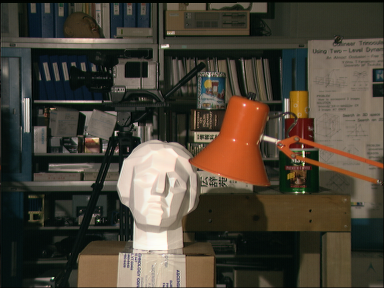
%> input picture left.png, 384 x 288 px
$ octave SemiGlobalMatching.m   (GNU Octave 9; MATLAB toolbox functions it lacks are replaced by stand-ins)
%> lines starting %> are read from the running program, lines starting %| are printed output that depends on the picture
dispLevels = 16;
p1 = 5;
p2 = 10;

% Read the stereo images as grayscale
leftImg = rgb2gray(imread('left.png'));
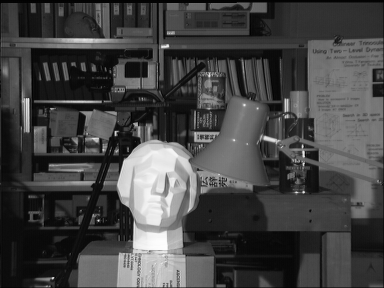
%> leftImg: size 288x384 uint8; min 0, max 253, mean 68.3
rightImg = rgb2gray(imread('right.png'));
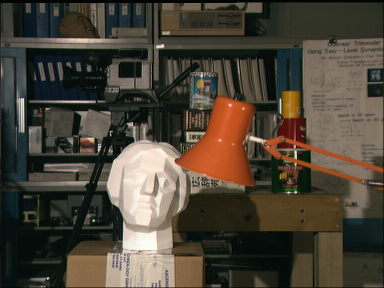
%> input picture right.png, 384 x 288 px
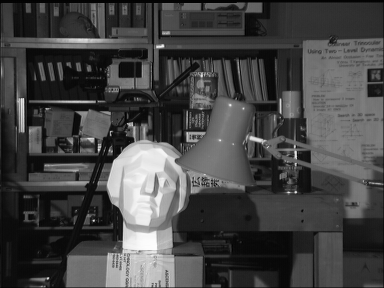
%> rightImg: size 288x384 uint8; min 0, max 254, mean 68.7

% Apply a Gaussian filter
leftImg = imgaussfilt(leftImg,0.68,'FilterSize',5);
rightImg = imgaussfilt(rightImg,0.68,'FilterSize',5);

% Get image size
[rows,cols] = size(leftImg);
%> rows = 288; cols = 384

% Compute data cost (matching cost)
dataCost = zeros(rows,cols,dispLevels);
leftImg = double(leftImg);
%> leftImg: size 288x384 double
rightImg = double(rightImg);
%> rightImg: size 288x384 double
for d = 0:dispLevels-1
    rightImgShifted = [zeros(rows,d),rightImg(:,1:end-d)];
    dataCost(:,:,d+1) = abs(leftImg-rightImgShifted);
end
%> this loop made 16 passes
%> pass 2, `rightImgShifted = [zeros(rows,d),rightImg(:,1:end-d)];`:
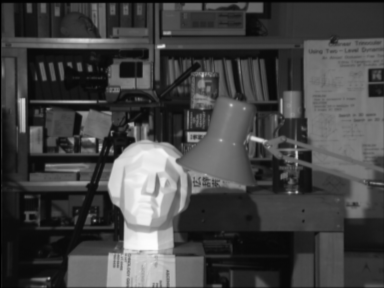
%> rightImgShifted: size 288x384 double; min 0, max 253, mean 68.6
%> pass 3, `rightImgShifted = [zeros(rows,d),rightImg(:,1:end-d)];`:
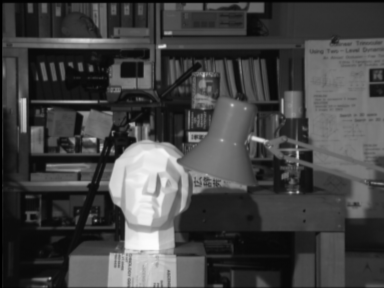
%> rightImgShifted: size 288x384 double; min 0, max 253, mean 68.4

% Compute smoothness cost
d = 0:dispLevels-1;
diff = abs(d-d');
smoothnessCost = (diff==1)*p1+(diff>=2)*p2;

% Initialize tables with costs for the 8 directions
L1 = zeros(rows,cols,dispLevels);
L2 = zeros(rows,cols,dispLevels);
L3 = zeros(rows,cols,dispLevels);
L4 = zeros(rows,cols,dispLevels);
L5 = zeros(rows,cols,dispLevels);
L6 = zeros(rows,cols,dispLevels);
L7 = zeros(rows,cols,dispLevels);
L8 = zeros(rows,cols,dispLevels);

% Forward pass
for y = 2:rows-1
    for x = 2:cols-1
        % left to right direction
        cost = squeeze(dataCost(y,x-1,:)+L1(y,x-1,:));
        cost = min(cost+smoothnessCost);
        L1(y,x,:) = cost-min(cost);

        % left/up to right/down direction
        cost = squeeze(dataCost(y-1,x-1,:)+L2(y-1,x-1,:));
        cost = min(cost+smoothnessCost);
        L2(y,x,:) = cost-min(cost);

        % up to down direction
        cost = squeeze(dataCost(y-1,x,:)+L3(y-1,x,:));
        cost = min(cost+smoothnessCost);
        L3(y,x,:) = cost-min(cost);

        % right/up to left/down direction
        cost = squeeze(dataCost(y-1,x+1,:)+L4(y-1,x+1,:));
        cost = min(cost+smoothnessCost);
        L4(y,x,:) = cost-min(cost);
    end
end

% Backward pass
for y = rows-1:-1:2
    for x = cols-1:-1:2
        % right to left direction
        cost = squeeze(dataCost(y,x+1,:)+L5(y,x+1,:));
        cost = min(cost+smoothnessCost);
        L5(y,x,:) = cost-min(cost);

        % right/down to left/up direction
        cost = squeeze(dataCost(y+1,x+1,:)+L6(y+1,x+1,:));
        cost = min(cost+smoothnessCost);
        L6(y,x,:) = cost-min(cost);

        % down to up direction
        cost = squeeze(dataCost(y+1,x,:)+L7(y+1,x,:));
        cost = min(cost+smoothnessCost);
        L7(y,x,:) = cost-min(cost);

        % left/down to right/up direction
        cost = squeeze(dataCost(y+1,x-1,:)+L8(y+1,x-1,:));
        cost = min(cost+smoothnessCost);
        L8(y,x,:) = cost-min(cost);
    end
end

% Compute total cost (aggregated cost)
S = L1 + L2 + L3 + L4 + L5 + L6 + L7 + L8;

% Update disparity map
[~,ind] = min(S,[],3);
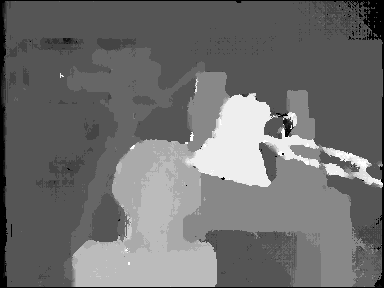
%> ind: size 288x384 double; min 1, max 16, mean 7.53; drawn with min black and max white
disparityMap = ind-1;

% Update disparity image
scaleFactor = 256/dispLevels;
disparityImg = uint8(disparityMap*scaleFactor);

% Show disparity image
figure
imshow(disparityImg)

% Save disparity image
imwrite(disparityImg,'disparity.png')
